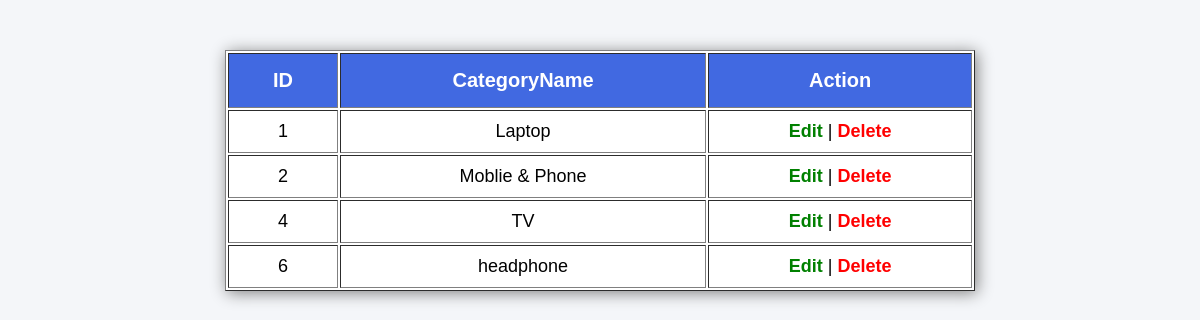
The app's page /display-category/, older data.
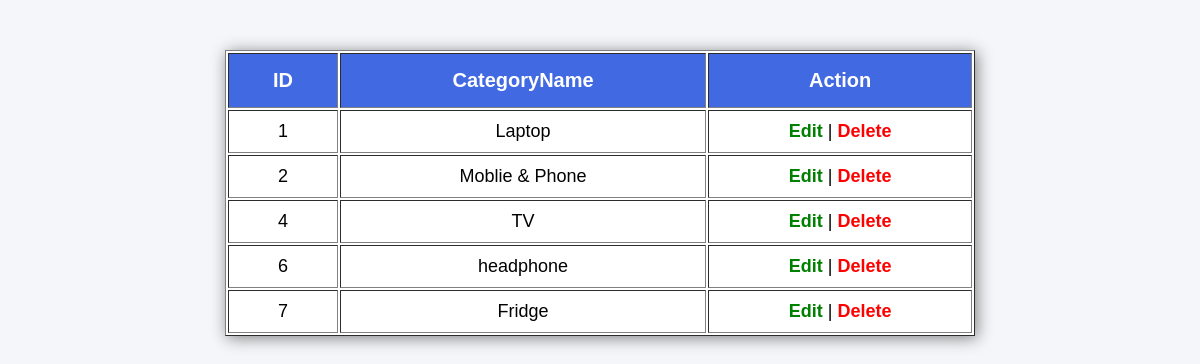
The same page, newer data.
### myuserapp/models.py (models this page shows, shortened)
class Category(models.Model):
    title = models.CharField(max_length=100)

### myuserapp/views.py (the view)
# urls.py: path('display-category/', views.display_category, name='display_category'),
def display_category(request):
    categorylist = Category.objects.all()
    return render(request, 'display-category.html', {'category': categorylist})

### templates/display-category.html (shortened to what this page needs)
{% load static %}
<!DOCTYPE html>
<html lang="en">
<head>
    <link rel="stylesheet"
    href="{% static 'display-category.css'%}"/>
</head>
<body>
    <table border="1">
        <tr>
            <th>ID</th>
            <th>CategoryName</th>
            <th>Action</th>
        </tr>
        {% for c in category %}
        <tr>
            <td>{{c.id}}</td>
            <td>{{c.title}}</td>
            <td>
                <a href="/edit-category/{{c.id}}" >Edit</a> |
                <a href="/delete-category/{{c.id}} "
                onclick="return confirm('Are you Sure?')">Delete</a>
            </td>
        </tr>
        {% endfor %}
    </table>
</body>
</html>

Row changes from the older to the newer data that the page shows:
added Category: id "7", title "Fridge"
